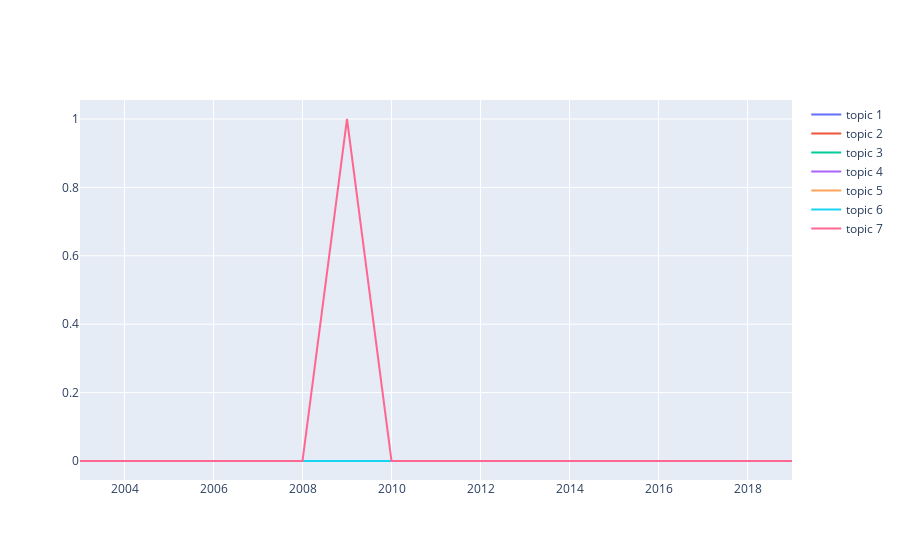

The notebook cell this image was saved under:
### Code cell
fig = go.Figure()

for i in range(len(totals)):
    fig.add_trace(go.Scatter(x = x, y=means[i],
                    mode='lines',
                    name='topic {:}'.format(i + 1)))
fig.show()

### Figure 1 — Plotly figure (JSON) as saved in the notebook; plotly's stock layout.template omitted (floating-point values rounded to 4 significant figures)
{"data": [{"mode": "lines", "name": "topic 1", "type": "scatter", "x": [2003, 2004, 2005, 2006, 2007, 2008, 2009, 2010, 2011, 2012, 2013, 2014, 2015, 2016, 2017, 2018, 2019], "y": [0, 0, 0, 0, 0, 0, 0, 0, 0, 0, 0, 0, 0, 0, 0, 0, 0]}, {"mode": "lines", "name": "topic 2", "type": "scatter", "x": [2003, 2004, 2005, 2006, 2007, 2008, 2009, 2010, 2011, 2012, 2013, 2014, 2015, 2016, 2017, 2018, 2019], "y": [0, 0, 0, 0, 0, 0, 0, 0, 0, 0, 0, 0, 0, 0, 0, 0, 0]}, {"mode": "lines", "name": "topic 3", "type": "scatter", "x": [2003, 2004, 2005, 2006, 2007, 2008, 2009, 2010, 2011, 2012, 2013, 2014, 2015, 2016, 2017, 2018, 2019], "y": [0, 0, 0, 0, 0, 0, 0, 0, 0, 0, 0, 0, 0, 0, 0, 0, 0]}, {"mode": "lines", "name": "topic 4", "type": "scatter", "x": [2003, 2004, 2005, 2006, 2007, 2008, 2009, 2010, 2011, 2012, 2013, 2014, 2015, 2016, 2017, 2018, 2019], "y": [0, 0, 0, 0, 0, 0, 0, 0, 0, 0, 0, 0, 0, 0, 0, 0, 0]}, {"mode": "lines", "name": "topic 5", "type": "scatter", "x": [2003, 2004, 2005, 2006, 2007, 2008, 2009, 2010, 2011, 2012, 2013, 2014, 2015, 2016, 2017, 2018, 2019], "y": [0, 0, 0, 0, 0, 0, 0, 0, 0, 0, 0, 0, 0, 0, 0, 0, 0]}, {"mode": "lines", "name": "topic 6", "type": "scatter", "x": [2003, 2004, 2005, 2006, 2007, 2008, 2009, 2010, 2011, 2012, 2013, 2014, 2015, 2016, 2017, 2018, 2019], "y": [0, 0, 0, 0, 0, 0, 0, 0, 0, 0, 0, 0, 0, 0, 0, 0, 0]}, {"mode": "lines", "name": "topic 7", "type": "scatter", "x": [2003, 2004, 2005, 2006, 2007, 2008, 2009, 2010, 2011, 2012, 2013, 2014, 2015, 2016, 2017, 2018, 2019], "y": [0, 0, 0, 0, 0, 0, 1, 0, 0, 0, 0, 0, 0, 0, 0, 0, 0]}], "layout": {}}
